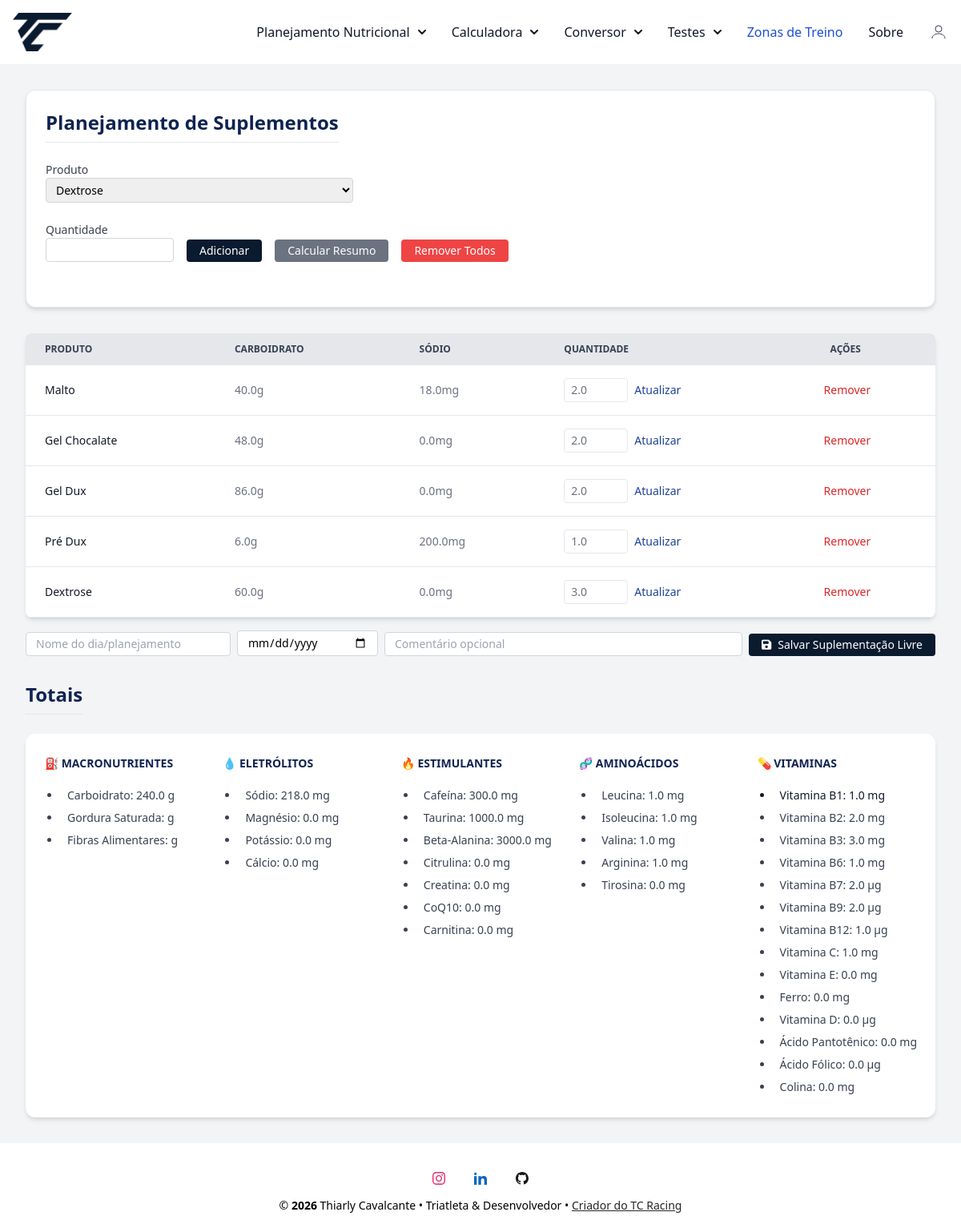
/planejamento (signed in), run on the app's committed database.
### conversor/models.py (models this page shows, shortened)
class PlanejamentoItem(database.Model):
    __tablename__ = 'planejamento_itens'
    id = database.Column(database.Integer, primary_key=True)
    user_id = database.Column(database.Integer, database.ForeignKey('user.id'), nullable=False)
    suplemento_id = database.Column(database.Integer, database.ForeignKey('suplementos.id', ondelete='SET NULL'))
    quantidade = database.Column(database.Float, nullable=False)
    suplemento = database.relationship('Suplemento', lazy=True)

class Suplemento(database.Model):
    __tablename__ = 'suplementos'
    id = database.Column(database.Integer, primary_key=True)
    user_id = database.Column(database.Integer, database.ForeignKey('user.id'), nullable=False)
    nome = database.Column(database.String(100), nullable=False)
    tipo = database.Column(database.String(50), nullable=False)
    marca = database.Column(database.String(50))
    gramas_por_porcao = database.Column(database.Float)
    descricao_porcao = database.Column(database.String(50))
    carbo = database.Column(database.Float)
    proteina = database.Column(database.Float)
    gordura_saturada = database.Column(database.Float)
    fibras_alimentares = database.Column(database.Float)
    sodio = database.Column(database.Float)
    magnesio = database.Column(database.Float)
    potassio = database.Column(database.Float)
    calcio = database.Column(database.Float)
    cloro = database.Column(database.Float)
    fosforo = database.Column(database.Float)
    zinco = database.Column(database.Float)
    cafeina = database.Column(database.Float)
    taurina = database.Column(database.Float)
    beta_alanina = database.Column(database.Float)
    citrulina = database.Column(database.Float)
    creatina = database.Column(database.Float)
    coq10 = database.Column(database.Float)
    carnitina = database.Column(database.Float)
    leucina = database.Column(database.Float)
    isoleucina = database.Column(database.Float)
    valina = database.Column(database.Float)
    arginina = database.Column(database.Float)
    niacina = database.Column(database.Float)
    tirosina = database.Column(database.Float)
    vit_b1 = database.Column(database.Float)
    vit_b2 = database.Column(database.Float)
    vit_b3 = database.Column(database.Float)
    vit_b5 = database.Column(database.Float)
    vit_b6 = database.Column(database.Float)
    vit_b7 = database.Column(database.Float)
    vit_b9 = database.Column(database.Float)
    vit_b12 = database.Column(database.Float)
    vit_c = database.Column(database.Float)
    vit_e = database.Column(database.Float)
    vit_ferro = database.Column(database.Float)
    vit_d = database.Column(database.Float)
    colina = database.Column(database.Float)
    acido_pantotenico = database.Column(database.Float)
    acido_folico = database.Column(database.Float)
    comentario = database.Column(database.Text)  # campo livre para observações
    ingredientes = database.Column(database.Text)  # composição ou descrição dos ingredientes

### conversor/router.py (the view, shortened to what this page needs)
@app.route('/planejamento', methods=['GET', 'POST'])
@login_required
def planejamento():
    form = PlanningItemForm()
    form.suplemento_id.choices = [
        (s.id, s.nome) for s in Suplemento.query.order_by(Suplemento.nome.asc()).all()
    ]
    itens = PlanejamentoItem.query.filter_by(user_id=current_user.id).all()
    itens_validos = []
    for item in itens:
        if item.suplemento is None:
            database.session.delete(item)
        else:
            itens_validos.append(item)
    database.session.commit()
    totais = calcular_totais_planejamento(itens_validos)
    return render_template('planejamento.html', form=form, itens=itens_validos, totais=totais)

### conversor/forms.py
class PlanningItemForm(FlaskForm):
    suplemento_id = SelectField('Produto', coerce=int, validators=[DataRequired()])
    quantidade = DecimalFieldBR('Quantidade', places=2, rounding=None, validators=[DataRequired(), NumberRange(min=0.01)])
    submit = SubmitField('Adicionar')

### conversor/models.py (called while the page is built)
@login_manager.user_loader
def load_user(user_id):
    return User.query.get(int(user_id))

### conversor/templates/planejamento.html (shortened to what this page needs)
{% extends "base.html" %}
{% block content %}
<div class="max-w-7xl mx-auto py-8 px-4 sm:px-6 lg:px-8">
<div class="bg-white shadow-md rounded-xl p-6 border border-gray-200 mb-8">
  <h1 class="text-2xl font-bold text-left mb-6 border-b pb-2 title-nave">Planejamento de Suplementos</h1>
  <div class="flex flex-col gap-4 mb-8">
    <form method="POST" class="flex flex-col gap-4">
      <div class="w-full sm:max-w-sm">
        {{ form.suplemento_id.label(class="block text-sm font-medium text-gray-700") }}
        {{ form.suplemento_id(
          class="border border-gray-300 rounded px-2 py-1 text-sm w-full",
          id="select-suplemento"
        ) }}
      </div>
      <div class="flex flex-col sm:flex-row gap-4 items-end">
        <div class="w-full sm:w-40">
          {{ form.quantidade.label(class="block text-sm font-medium text-gray-700") }}
          {{ form.quantidade(
            class="border border-gray-300 rounded px-2 py-1 text-sm w-full",
            step="0.01", min="0.01"
          ) }}
        </div>
    </form>
    <div class="flex flex-col sm:flex-row gap-4 mt-2">
      <button type="submit" class=" btn-nave text-white text-sm px-4 py-1 rounded w-full sm:w-auto mt-1 sm:mt-[22px]">
        Adicionar
      </button>
    </div>
      <a href="{{ url_for('resumo_view') }}" class="bg-gray-500 text-white text-sm px-4 py-1 rounded hover:bg-gray-600 w-full sm:w-auto text-center">
        Calcular Resumo
      </a>
      <form method="POST" action="{{ url_for('remover_todos_itens') }}" onsubmit="return confirm('Deseja remover todos os itens?')" class="w-full sm:w-auto">
        <button type="submit" class="bg-red-500 text-white text-sm px-4 py-1 rounded hover:bg-red-600 w-full sm:w-auto">
          Remover Todos
        </button>
      </form>
    </div>
  </div>
</div>
  {% if itens %}
    <div class="relative overflow-x-auto shadow-md sm:rounded-lg">
      <table class="w-full text-sm text-left rtl:text-right text-gray-500 dark:text-gray-400">
        <thead class="text-xs text-gray-700 uppercase bg-gray-200 dark:bg-gray-700 dark:text-gray-400">
          <tr>
            <th scope="col" class="px-6 py-3 ">Produto</th>
            <th scope="col" class="px-6 py-3 ">Carboidrato</th>
            <th scope="col" class="px-6 py-3 ">Sódio</th>
            <th scope="col" class="px-6 py-3 ">Quantidade</th>
            <th scope="col" class="px-6 py-3 ">Ações</th>
          </tr>
        </thead>
        <tbody>
          {% for item in itens %}
          <tr class="bg-white border-b dark:bg-gray-800 dark:border-gray-700 border-gray-200" >
            <th scope="row" class="px-6 py-4 font-medium text-gray-900 whitespace-nowrap dark:text-white">{{ item.suplemento.nome }}</th>
            <td class="px-6 py-4 whitespace-nowrap">
              {{ (item.suplemento.carbo or 0) * item.quantidade | round(1) }}g
            </td>
            <td class="px-6 py-4 whitespace-nowrap">
              {{ (item.suplemento.sodio or 0) * item.quantidade | round(1) }}mg
            </td>
            <td class="px-6 py-4 whitespace-nowrap">
              <form method="POST" action="{{ url_for('atualizar_quantidade', item_id=item.id) }}" class="flex items-center gap-2">
                <input type="number" name="quantidade" value="{{ item.quantidade | float | round(2) }}" step="any" min="0.01" class="w-20 px-2 py-1 border rounded">
                <button type="submit" class="resumo-nave hover:underline">Atualizar</button>
              </form>
            </td>
            <td class="px-4 py-2 border-b whitespace-nowrap">
              <form method="POST" action="{{ url_for('remover_item', item_id=item.id) }}" onsubmit="return confirm('Deseja remover este item?')">
                <button type="submit" class="text-red-600 hover:underline">Remover</button>
              </form>
            </td>
          </tr>
          {% endfor %}
        </tbody>
      </table>
    </div>
  {% else %}
    <p class="text-gray-600 mb-8">Nenhum item no planejamento ainda.</p>
  {% endif %}
  <form method="POST" action="{{ url_for('salvar_resumo_livre') }}"
        class="flex flex-col sm:flex-row flex-wrap items-end gap-2 mt-4 mb-8">
      <input type="text" name="nome_treino"
          placeholder="Nome do dia/planejamento"
          required
          class="w-full sm:w-64 px-3 py-1 border border-gray-300 rounded text-sm">
      <input type="date" name="data"
          required
          class="w-full sm:w-44 px-3 py-1 border border-gray-300 rounded text-sm">
      <input type="text" name="comentario"
          placeholder="Comentário opcional"
          class="w-full sm:flex-1 px-3 py-1 border border-gray-300 rounded text-sm">
      <button type="submit"
            class="btn-nave text-white text-sm px-4 py-1 rounded flex items-center gap-2">
      <i class="fas fa-save"></i> Salvar Suplementação Livre
      </button>
  </form>
  <div class="mt-8">
    <h2 class="text-2xl font-bold text-left mb-6 border-b pb-2 title-nave">Totais</h2>
    <div class="bg-white shadow-md rounded-xl p-6">
      <div class="grid grid-cols-1 sm:grid-cols-2 md:grid-cols-3 lg:grid-cols-5 gap-6">
        <div>
          <h3 class="text-sm font-semibold title-naveuppercase title-nave  rounded mb-4">⛽️ MACRONUTRIENTES</h3>
          <ul class="list-disc pl-5 text-gray-800">
            <li class="px-2 py-1 font-medium text-gray-700 text-sm whitespace-nowrap dark:text-white">Carboidrato: {{ totais.carbo }} g</li>
            <li class="px-2 py-1 font-medium text-gray-700 text-sm whitespace-nowrap dark:text-white">Gordura Saturada: {{ totais.gordura }} g</li>
            <li class="px-2 py-1 font-medium text-gray-700 text-sm whitespace-nowrap dark:text-white">Fibras Alimentares: {{ totais.fibra }} g</li>
          </ul>
        </div>
        <div>
          <h3 class="text-sm font-semibold title-naveuppercase title-nave rounded mb-4">💧 ELETRÓLITOS</h3>
          <ul class="list-disc pl-5 text-gray-800">
            <li class="px-2 py-1 font-medium text-gray-700 text-sm whitespace-nowrap dark:text-white">Sódio: {{ totais.sodio }} mg</li>
            <li class="px-2 py-1 font-medium text-gray-700 text-sm whitespace-nowrap dark:text-white">Magnésio: {{ totais.magnesio }} mg</li>
            <li class="px-2 py-1 font-medium text-gray-700 text-sm whitespace-nowrap dark:text-white">Potássio: {{ totais.potassio }} mg</li>
            <li class="px-2 py-1 font-medium text-gray-700 text-sm whitespace-nowrap dark:text-white">Cálcio: {{ totais.calcio }} mg</li>
          </ul>
        </div>
        <div>
          <h3 class="text-sm font-semibold title-nave uppercase title-nave rounded mb-4">🔥 Estimulantes</h3>
          <ul class="list-disc pl-5 text-gray-800">
            <li class="px-2 py-1 font-medium text-gray-700 text-sm whitespace-nowrap dark:text-white">Cafeína: {{ totais.cafeina }} mg</li>
            <li class="px-2 py-1 font-medium text-gray-700 text-sm whitespace-nowrap dark:text-white">Taurina: {{ totais.taurina }} mg</li>
            <li class="px-2 py-1 font-medium text-gray-700 text-sm whitespace-nowrap dark:text-white">Beta-Alanina: {{ totais.beta_alanina }} mg</li>
            <li class="px-2 py-1 font-medium text-gray-700 text-sm whitespace-nowrap dark:text-white">Citrulina: {{ totais.citrulina }} mg</li>
            <li class="px-2 py-1 font-medium text-gray-700 text-sm whitespace-nowrap dark:text-white">Creatina: {{ totais.creatina }} mg</li>
            <li class="px-2 py-1 font-medium text-gray-700 text-sm whitespace-nowrap dark:text-white">CoQ10: {{ totais.coq10 }} mg</li>
            <li class="px-2 py-1 font-medium text-gray-700 text-sm whitespace-nowrap dark:text-white">Carnitina: {{ totais.carnitina }} mg</li>
          </ul>
        </div>
        <div>
          <h3 class="text-sm font-semibold title-nave uppercase btitle-nave rounded mb-4">🧬 Aminoácidos</h3>
          <ul class="list-disc pl-5 text-gray-800">
            <li class="px-2 py-1 font-medium text-gray-700 text-sm whitespace-nowrap dark:text-white">Leucina: {{ totais.leucina }} mg</li>
            <li class="px-2 py-1 font-medium text-gray-700 text-sm whitespace-nowrap dark:text-white">Isoleucina: {{ totais.isoleucina }} mg</li>
            <li class="px-2 py-1 font-medium text-gray-700 text-sm whitespace-nowrap dark:text-white">Valina: {{ totais.valina }} mg</li>
            <li class="px-2 py-1 font-medium text-gray-700 text-sm whitespace-nowrap dark:text-white">Arginina: {{ totais.arginina }} mg</li>
            <li class="px-2 py-1 font-medium text-gray-700 text-sm whitespace-nowrap dark:text-white">Tirosina: {{ totais.tirosina }} mg</li>
          </ul>
        </div>
        <div>
          <h3 class="text-sm font-semibold title-nave uppercase  rounded mb-4">💊 VITAMINAS</h3>
          <ul class="list-disc pl-5 text-gray-800">
            <li class="px-2 py-1 font-medium text-gray-900 text-sm whitespace-nowrap dark:text-white">Vitamina B1: {{ totais.vit_b1 }} mg</span></li>
            <li class="px-2 py-1 font-medium text-gray-700 text-sm whitespace-nowrap dark:text-white">Vitamina B2: {{ totais.vit_b2 }} mg</li>
            <li class="px-2 py-1 font-medium text-gray-700 text-sm whitespace-nowrap dark:text-white">Vitamina B3: {{ totais.vit_b3 }} mg</li>
            <li class="px-2 py-1 font-medium text-gray-700 text-sm whitespace-nowrap dark:text-white">Vitamina B6: {{ totais.vit_b6 }} mg</li>
            <li class="px-2 py-1 font-medium text-gray-700 text-sm whitespace-nowrap dark:text-white">Vitamina B7: {{ totais.vit_b7 }}  µg</li>
            <li class="px-2 py-1 font-medium text-gray-700 text-sm whitespace-nowrap dark:text-white">Vitamina B9: {{ totais.vit_b9 }}  µg</li>
            <li class="px-2 py-1 font-medium text-gray-700 text-sm whitespace-nowrap dark:text-white">Vitamina B12: {{ totais.vit_b12 }}  µg</li>
            <li class="px-2 py-1 font-medium text-gray-700 text-sm whitespace-nowrap dark:text-white">Vitamina C: {{ totais.vit_c }} mg</li>
            <li class="px-2 py-1 font-medium text-gray-700 text-sm whitespace-nowrap dark:text-white">Vitamina E: {{ totais.vit_e }} mg</li>
            <li class="px-2 py-1 font-medium text-gray-700 text-sm whitespace-nowrap dark:text-white">Ferro: {{ totais.vit_ferro }} mg</li>
            <li class="px-2 py-1 font-medium text-gray-700 text-sm whitespace-nowrap dark:text-white">Vitamina D: {{ totais.vit_d }} µg</li>
            <li class="px-2 py-1 font-medium text-gray-700 text-sm whitespace-nowrap dark:text-white">Ácido Pantotênico: {{ totais.acido_pantotenico }} mg</li>
            <li class="px-2 py-1 font-medium text-gray-700 text-sm whitespace-nowrap dark:text-white">Ácido Fólico: {{ totais.acido_folico }} µg</li>
            <li class="px-2 py-1 font-medium text-gray-700 text-sm whitespace-nowrap dark:text-white">Colina: {{ totais.colina }} mg</li>
          </ul>
        </div>
      </div>
    </div>
  </div>
</div>
{% endblock %}

### conversor/static/css/style.css (style rules this page uses)
html { height: 100%; }
body { display: flex; flex-direction: column; min-height: 100vh; margin: 0; }
.btn-nave { background-color: #0a1a2f; color: white; }
.title-nave { position: relative; display: inline-block; color: #0F2351; font-weight: 700; }
.title-nave::after { content: ""; position: absolute; width: 0; height: 3px; left: 0; bottom: -4px; background-color: #0a1a2f; transition: width 0.3s ease; }
.resumo-nave { color: #1b4094; }

### data on the page
PlanejamentoItem: suplemento.nome "Malto", quantidade "2.0"
Suplemento: (item.suplemento.carboor0)*item.quantidade|round(1) "40.0", (item.suplemento.sodioor0)*item.quantidade|round(1) "18.0"
PlanejamentoItem: suplemento.nome "Gel Chocalate", quantidade "2.0"
Suplemento: (item.suplemento.carboor0)*item.quantidade|round(1) "48.0", (item.suplemento.sodioor0)*item.quantidade|round(1) "0.0"
PlanejamentoItem: suplemento.nome "Gel Dux", quantidade "2.0"
Suplemento: (item.suplemento.carboor0)*item.quantidade|round(1) "86.0", (item.suplemento.sodioor0)*item.quantidade|round(1) "0.0"
PlanejamentoItem: suplemento.nome "Pré Dux", quantidade "1.0"
Suplemento: (item.suplemento.carboor0)*item.quantidade|round(1) "6.0", (item.suplemento.sodioor0)*item.quantidade|round(1) "200.0"
PlanejamentoItem: suplemento.nome "Dextrose", quantidade "3.0"
Suplemento: (item.suplemento.carboor0)*item.quantidade|round(1) "60.0", (item.suplemento.sodioor0)*item.quantidade|round(1) "0.0"

### other printed values
{{ totais.carbo }} "240.0"
{{ totais.sodio }} "218.0"
{{ totais.magnesio }} "0.0"
{{ totais.potassio }} "0.0"
{{ totais.calcio }} "0.0"
{{ totais.cafeina }} "300.0"
{{ totais.taurina }} "1000.0"
{{ totais.beta_alanina }} "3000.0"
{{ totais.citrulina }} "0.0"
{{ totais.creatina }} "0.0"
{{ totais.coq10 }} "0.0"
{{ totais.carnitina }} "0.0"
{{ totais.leucina }} "1.0"
{{ totais.isoleucina }} "1.0"
{{ totais.valina }} "1.0"
